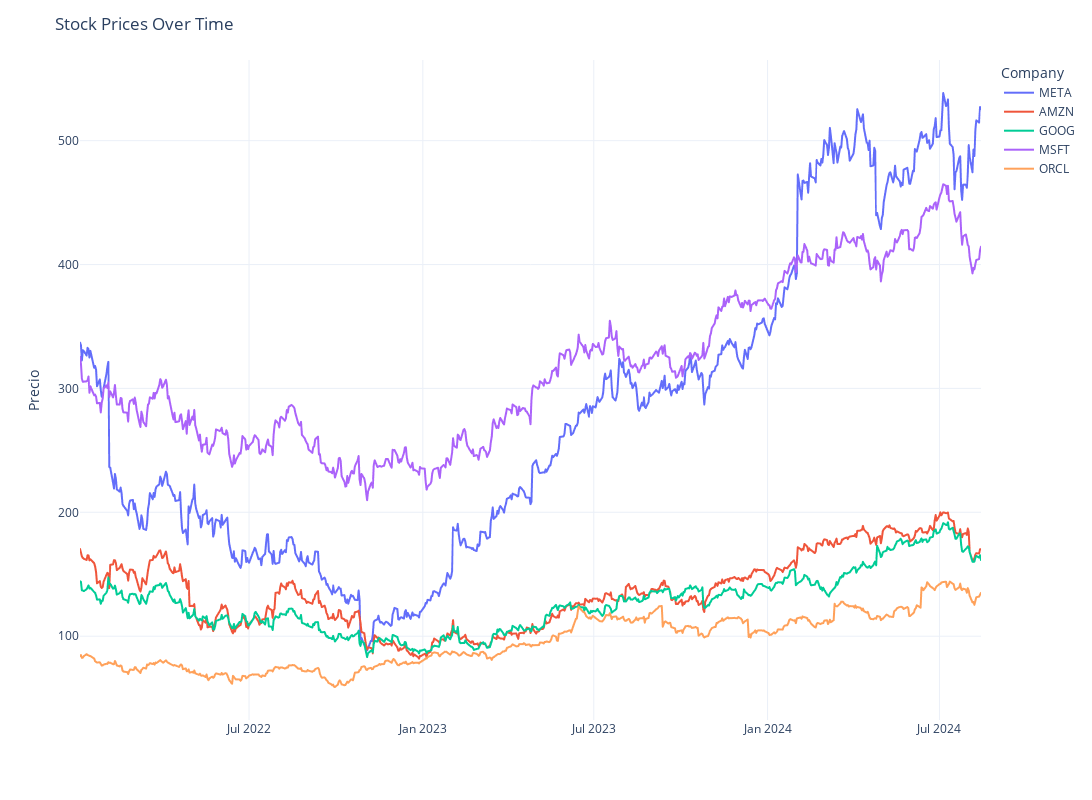

Notebook source saved alongside this figure:
### Code cell
import plotly.express as px


# Transformamos el DataFrame para que sea compatible con Plotly Express
df_melted = data.reset_index().melt(id_vars='Date', value_vars=['META', 'AMZN', 'GOOG', 'MSFT', 'ORCL'])
df_melted = df_melted.rename(columns={'index': 'Date', 'Ticker': 'Company', 'value': 'Stock Price'})

# Creamos la figura con Plotly Express
fig = px.line(df_melted, x='Date', y='Stock Price', color='Company')

# Actualizamos el layout para que se asemeje al estilo de Seaborn
fig.update_layout(
    title='Stock Prices Over Time',
    xaxis_title='',
    yaxis_title='Precio',
    legend_title='Company',
    template='plotly_white',
    width=1200, # Ancho de la figura
    height=800  # Altura de la figura
)

# Mostramos la figura
fig.show()

### Figure 1 — Plotly figure (JSON) as saved in the notebook; plotly's stock layout.template omitted (floating-point values rounded to 4 significant figures; data arrays with more than 128 entries replaced by an {"elided": "..."} marker saying what was removed)
{"data": [{"hovertemplate": "Company=META<br>Date=%{x}<br>Stock Price=%{y}<extra></extra>", "legendgroup": "META", "line": {"color": "#636efa", "dash": "solid"}, "marker": {"symbol": "circle"}, "mode": "lines", "name": "META", "showlegend": true, "type": "scattergl", "x": {"elided": "657 str values"}, "xaxis": "x", "y": {"elided": "657 float values"}, "yaxis": "y"}, {"hovertemplate": "Company=AMZN<br>Date=%{x}<br>Stock Price=%{y}<extra></extra>", "legendgroup": "AMZN", "line": {"color": "#EF553B", "dash": "solid"}, "marker": {"symbol": "circle"}, "mode": "lines", "name": "AMZN", "showlegend": true, "type": "scattergl", "x": {"elided": "657 str values"}, "xaxis": "x", "y": {"elided": "657 float values"}, "yaxis": "y"}, {"hovertemplate": "Company=GOOG<br>Date=%{x}<br>Stock Price=%{y}<extra></extra>", "legendgroup": "GOOG", "line": {"color": "#00cc96", "dash": "solid"}, "marker": {"symbol": "circle"}, "mode": "lines", "name": "GOOG", "showlegend": true, "type": "scattergl", "x": {"elided": "657 str values"}, "xaxis": "x", "y": {"elided": "657 float values"}, "yaxis": "y"}, {"hovertemplate": "Company=MSFT<br>Date=%{x}<br>Stock Price=%{y}<extra></extra>", "legendgroup": "MSFT", "line": {"color": "#ab63fa", "dash": "solid"}, "marker": {"symbol": "circle"}, "mode": "lines", "name": "MSFT", "showlegend": true, "type": "scattergl", "x": {"elided": "657 str values"}, "xaxis": "x", "y": {"elided": "657 float values"}, "yaxis": "y"}, {"hovertemplate": "Company=ORCL<br>Date=%{x}<br>Stock Price=%{y}<extra></extra>", "legendgroup": "ORCL", "line": {"color": "#FFA15A", "dash": "solid"}, "marker": {"symbol": "circle"}, "mode": "lines", "name": "ORCL", "showlegend": true, "type": "scattergl", "x": {"elided": "657 str values"}, "xaxis": "x", "y": {"elided": "657 float values"}, "yaxis": "y"}], "layout": {"height": 800, "legend": {"title": {"text": "Company"}, "tracegroupgap": 0}, "margin": {"t": 60}, "title": {"text": "Stock Prices Over Time"}, "width": 1200, "xaxis": {"anchor": "y", "domain": [0, 1], "title": {"text": ""}}, "yaxis": {"anchor": "x", "domain": [0, 1], "title": {"text": "Precio"}}}}
